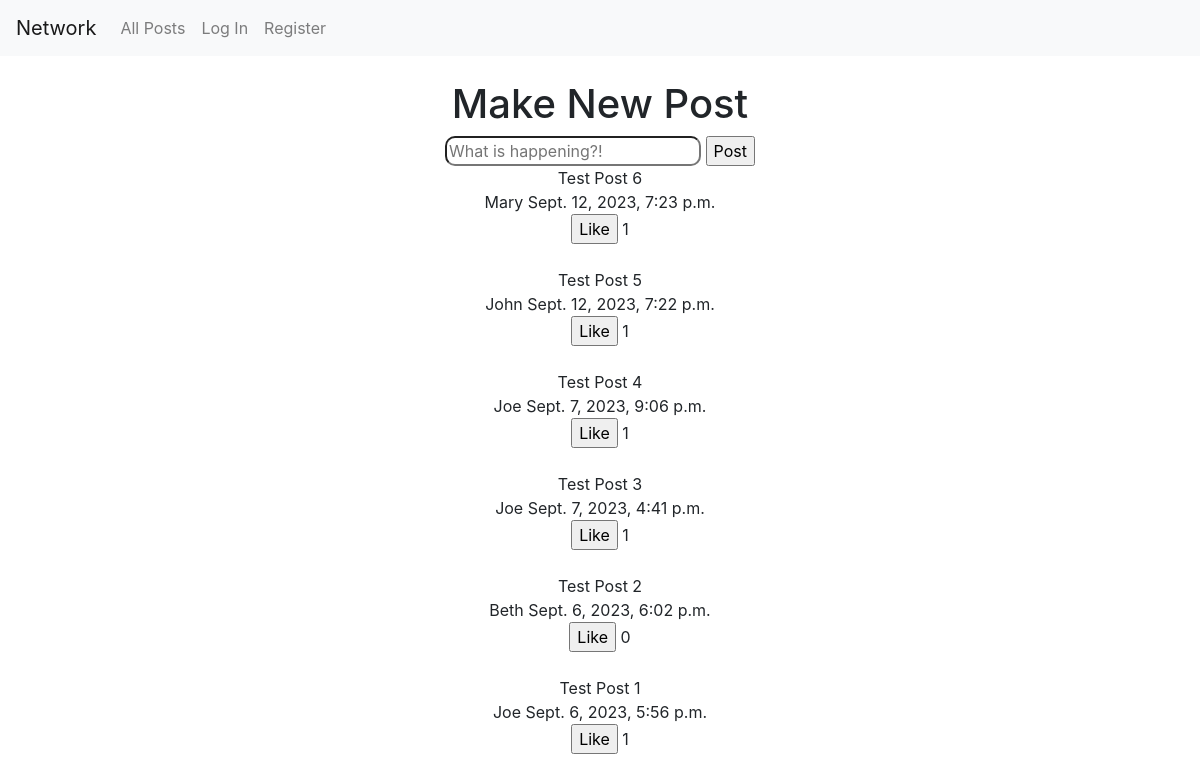
Before: / with the older database file.
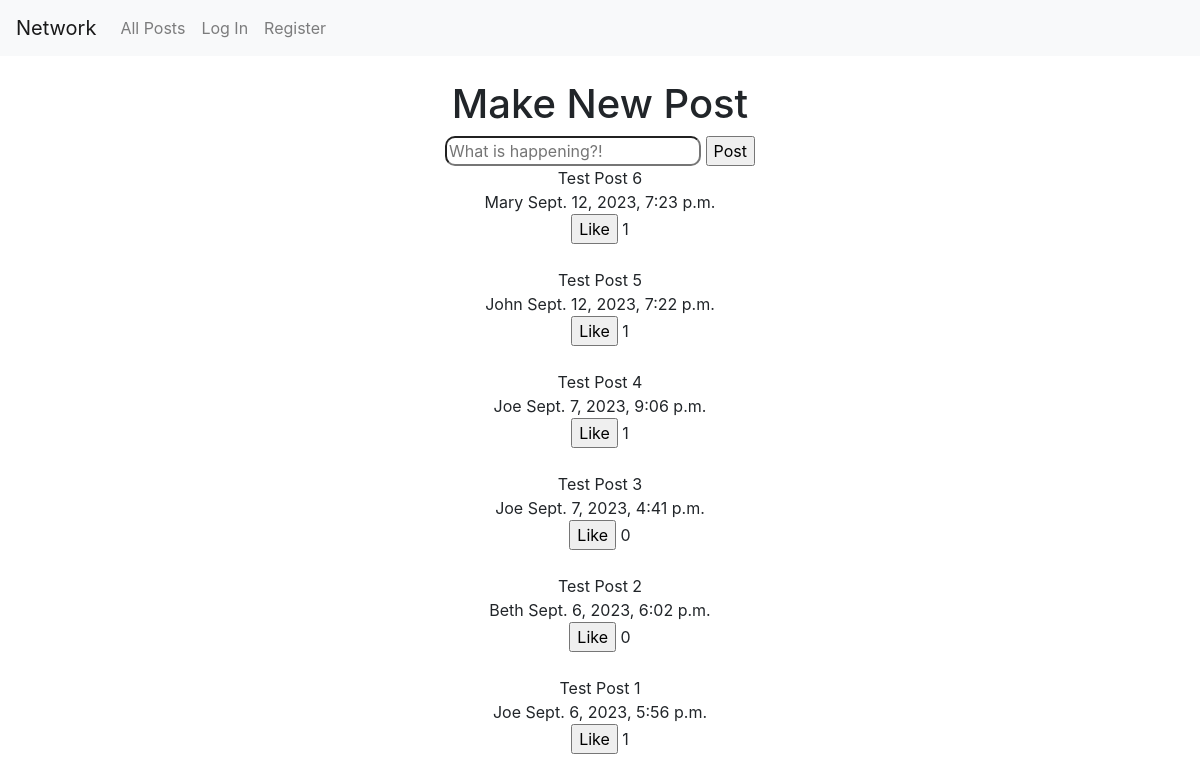
After: the same page with the newer database file.
### network/models.py (models this page shows, shortened)
class Post(models.Model):
    user_post = models.ForeignKey(
        User, on_delete=models.CASCADE, blank=True, null=True)
    post_text = models.CharField(max_length=240)
    date_posted = models.DateTimeField(auto_now_add=True)
    number_of_likes = models.IntegerField(default=0)

class User(AbstractUser):
    pass

### network/views.py (the view, shortened to what this page needs)
# urls.py: path("", views.index, name="index"),
def index(request):
    posts = Post.objects.all().order_by("-date_posted")
    form = NewPostForm(request.POST)
    alllikes = Like.objects.all()
    return render(request, "network/index.html", {
        "post_form": NewPostForm(),
        "posts": posts,
        "alllikes": alllikes,
    })

### network/forms.py
class NewPostForm(forms.ModelForm):
    post_text = forms.CharField(max_length=240, label="", widget=forms.TextInput(
        attrs={
            'placeholder': 'What is happening?!',
            'style': 'border-radius: 10px;'
        }
    ))
    class Meta:
        model = Post
        fields = ['post_text']

### network/templates/network/index.html (shortened to what this page needs)
{% extends "network/layout.html" %}
{% block body %}
<center>
<br>
    <h1>Make New Post</h1>
    <form action="{% url 'new_post' %}" method="post" enctype="multipart/form-data">
        {{ post_form }}
        <input type="submit" value="Post">
    </form>
    <div>
        {% for post in posts %}
        {{ post.post_text }} <br>{{ post.user_post }} {{ post.date_posted }}<br>
        <form action="{% url 'add_like' post_id=post.id %}" method="post" enctype="multipart/form-data">
        <input type="submit" value="Like"> {{ post.number_of_likes }}<br><br>
        </form>
        {% endfor %}
    </div>
</center>
{% endblock %}

### network/templates/network/layout.html (shortened to what this page needs)
{% load static %}
<!DOCTYPE html>
<html lang="en">
    <head>
        <link rel="stylesheet" href="https://stackpath.bootstrapcdn.com/bootstrap/4.4.1/css/bootstrap.min.css">
        <link href="{% static 'network/styles.css' %}" rel="stylesheet">
    </head>
    <body>
        <nav class="navbar navbar-expand-lg navbar-light bg-light">
            <a class="navbar-brand" href="#">Network</a>
            <div>
              <ul class="navbar-nav mr-auto">
                <li class="nav-item">
                  <a class="nav-link" href="{% url 'index' %}">All Posts</a>
                </li>
                {% if user.is_authenticated %}
                    <li class="nav-item">
                        <a class="nav-link" href="#">Following</a>
                    </li>
                    <li class="nav-item">
                        <a class="nav-link" href="{% url 'logout' %}">Log Out</a>
                    </li>
                    <li class="nav-item">
                        <a class="nav-link" href="{% url 'user_profile' user.id %}">Your Profile</a>
                    </li>
                {% else %}
                    <li class="nav-item">
                        <a class="nav-link" href="{% url 'login' %}">Log In</a>
                    </li>
                    <li class="nav-item">
                        <a class="nav-link" href="{% url 'register' %}">Register</a>
                    </li>
                {% endif %}
              </ul>
            </div>
          </nav>
        <div class="body">
            {% block body %}
            {% endblock %}
        </div>
    </body>
</html>

Changed rows visible on the page:
changed Post "Test Post 3": number_of_likes "1" → "0"
